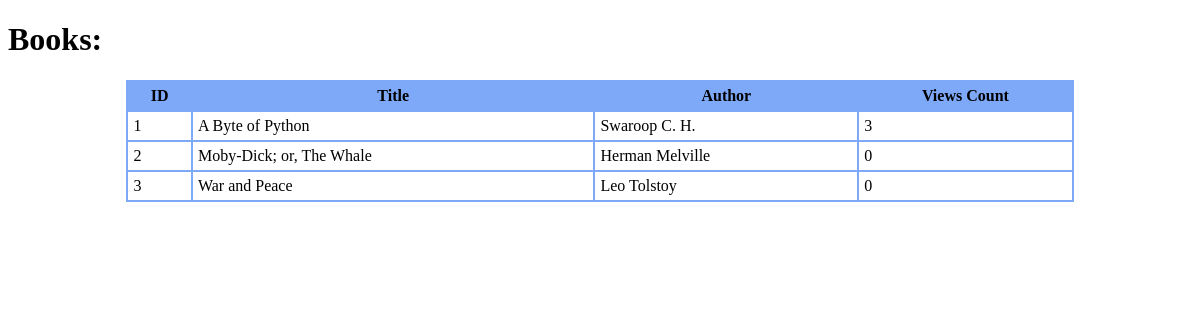
The app's page /books, older data.
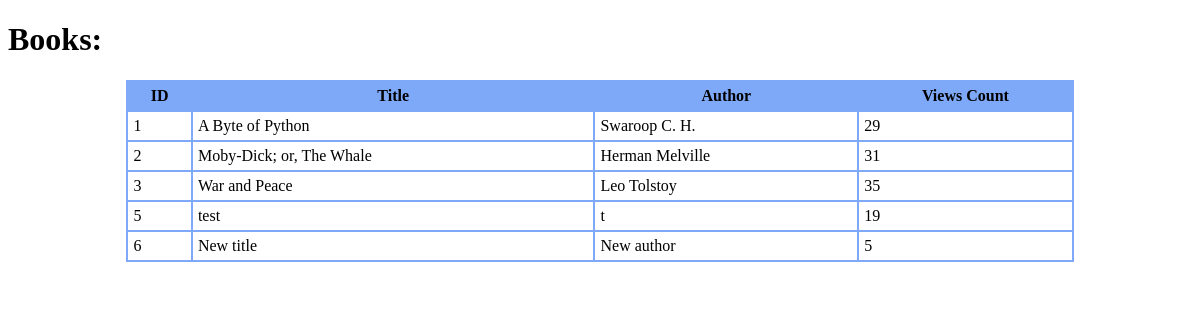
The same page, newer data.
### tables this page shows
CREATE TABLE `table_books` (
                    id INTEGER PRIMARY KEY AUTOINCREMENT, 
                    title, 
                    author,
                    views_cnt
                );

### routes.py (the view)
@app.route('/books')
def all_books() -> str:
    param = get_all_books()
    logger.debug(f'get all books() -> {param}')
    return render_template(
        'index.html',
        books=param,
    )

### models.py (called while the page is built)
def get_all_books() -> list[Book]:
    with sqlite3.connect('table_books.db') as conn:
        cursor: sqlite3.Cursor = conn.cursor()
        cursor.execute(
            """
            SELECT * from `table_books`
            """
        )
        result = [Book(*row) for row in cursor.fetchall()]
        update_karma(result)
        return result

def update_karma(books: List[Book]) -> None:
    update_karma_query = """
    UPDATE `table_books`
        SET views_cnt = ?
        WHERE id = ?;
    """
    with sqlite3.connect("table_books.db") as conn:
        cursor = conn.cursor()
        for book in books:
            new_karma = book.views_cnt + 1
            cursor.execute(update_karma_query, (new_karma, book.id))

### templates/index.html (shortened to what this page needs)
<!DOCTYPE html>
<html>
<head>
    <link rel="stylesheet" type="text/css" href="../static/style.css">
</head>
<body>
<h1>Books:</h1>
{% if books %}
<table class="customTable">
    <thead>
    <tr>
        <th>ID</th>
        <th>Title</th>
        <th>Author</th>
        <th>Views Count</th>
    </tr>
    </thead>
    <tbody>
    {% for book in books %}
    <tr>
        <td>
            {{ book.id }}
        </td>
        <td>
            {{ book.title }}
        </td>
        <td>
            {{ book.author }}
        </td>
        <td>
            {{ book.views_cnt }}
        </td>
    </tr>
    {% endfor %}
    </tbody>
</table>
{% else %}
<h2> Sorry, no books in DB.</h2>
{% endif %}
</body>
</html>

### static/style.css (style rules this page uses)
table.customTable { width: 80%; background-color: #FFFFFF; border-collapse: collapse; border-width: 2px; border-color: #7ea8f8; border-style: solid; color: #000000; margin: auto; }
table.customTable td, table.customTable th { border-width: 2px; border-color: #7ea8f8; border-style: solid; padding: 5px; }
table.customTable thead { background-color: #7ea8f8; }

Row changes from the older to the newer data that the page shows:
changed table_books "A Byte of Python": views_cnt "3" → "29"
changed table_books "Moby-Dick; or, The Whale": views_cnt "0" → "31"
changed table_books "War and Peace": views_cnt "0" → "35"
added table_books: id "5", title "test", author "t", views_cnt "19"
added table_books: id "6", title "New title", author "New author", views_cnt "5"
